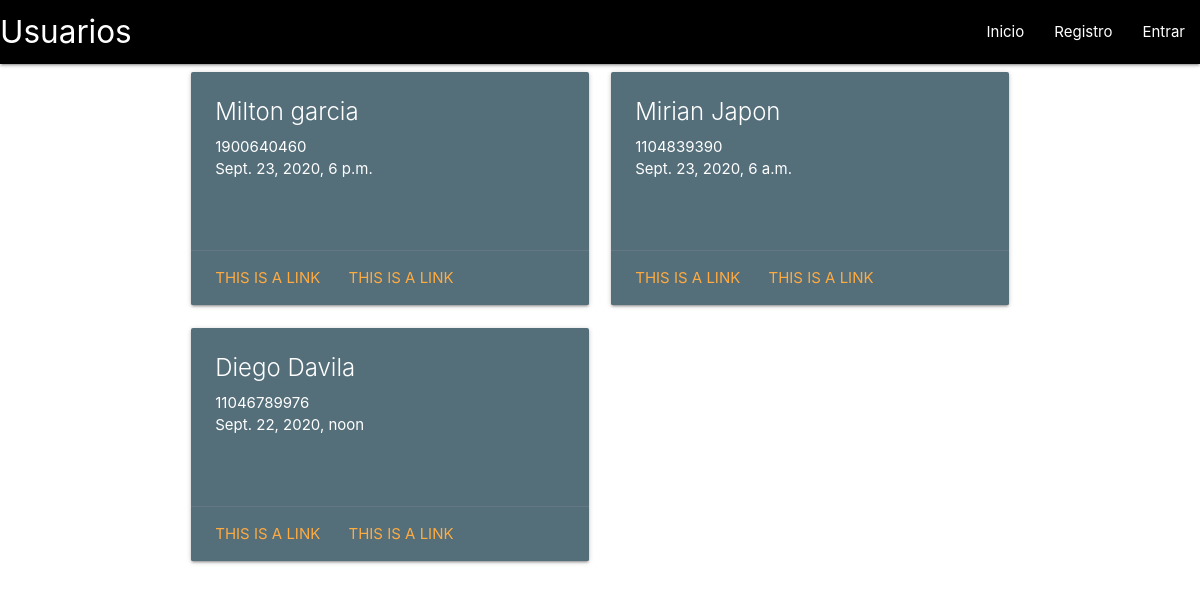
The page / on the database its author committed.
### main/models.py (models this page shows, shortened)
class Usuario(models.Model):
    Usuario_nombre = models.CharField(max_length=200)
    Usuario_cedula = models.CharField(max_length=13)
    Usuario_salida = models.DateTimeField("fecha de salida")

### main/views.py (the view)
# urls.py: path('', views.homepage, name="homepage")
def homepage(request):
    return render(request, "main/inicio.html", {"usuarios": Usuario.objects.all})

### main/templates/main/inicio.html (shortened to what this page needs)
<!DOCTYPE html>
<html lang="es">
<head>
    {% load static%}
    <link
        rel="stylesheet"
        href="https://cdnjs.cloudflare.com/ajax/libs/materialize/1.0.0/css/materialize.min.css">
</head>
<body>
    <nav>
        <div class="nav-wrapper black darkenn-1">
          <a href="#" class="brand-logo">Usuarios</a>
          <ul id="nav-mobile" class="right hide-on-med-and-down">
            <li><a href="sass.html">Inicio</a></li>
            <li><a href="badges.html">Registro</a></li>
            <li><a href="collapsible.html">Entrar</a></li>
          </ul>
        </div>
      </nav>
    <div class="container">
        <div class="row">
            {% for us in usuarios %}
                <div class="col s12 m6">
                <div class="card blue-grey darken-1">
                    <div class="card-content white-text">
                    <span class="card-title">{{us.Usuario_nombre}}</span>
                    <p>{{us.Usuario_cedula}}</p>
                    <p>{{us.Usuario_salida}}</p>
                    <br><br>
                    </div>
                    <div class="card-action">
                    <a href="#">This is a link</a>
                    <a href="#">This is a link</a>
                    </div>
                </div>
                </div>
            {% endfor%}
        </div>
    </div>
</body>
</html>

### rows shown on the page
Usuario: Usuario_nombre "Milton garcia", Usuario_cedula "1900640460", Usuario_salida "Sept. 23, 2020, 6 p.m."
Usuario: Usuario_nombre "Mirian Japon", Usuario_cedula "1104839390", Usuario_salida "Sept. 23, 2020, 6 a.m."
Usuario: Usuario_nombre "Diego Davila", Usuario_cedula "11046789976", Usuario_salida "Sept. 22, 2020, noon"
